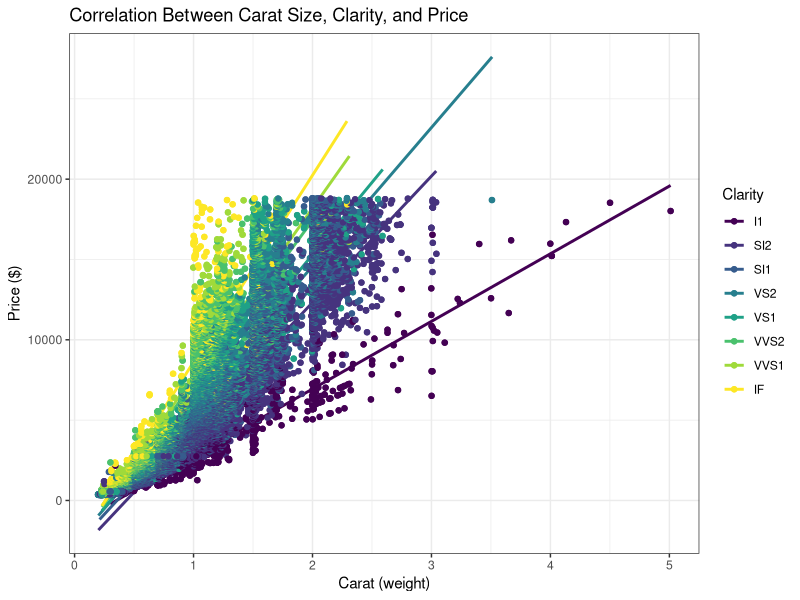

Recreate this plot in R.
#import packages
library("tidyverse") #load the tidyverse package
diamonds #check to see if diamond dataframe is there
diamond_data = diamonds #reassign data name
diamond_data #print new variable to data

?diamonds

#plot the data
diamond_data_plot = diamond_data |> 
  #to ensure data accuracy row with missing variables are removed
  drop_na() |> 
  #create a plot that assigns x, y axis and clarity
  ggplot(mapping = aes(x = carat, y = price, color = clarity, background="white")) + 
  #choose the type of graph
  geom_point() + 
  geom_smooth(method ="lm", se = FALSE) + geom_jitter() +
  labs(title = "Correlation Between Carat Size, Clarity, and Price", y = "Price ($)", x= "Carat (weight)", color = "Clarity") +
  theme_bw()

diamond_data_plot
